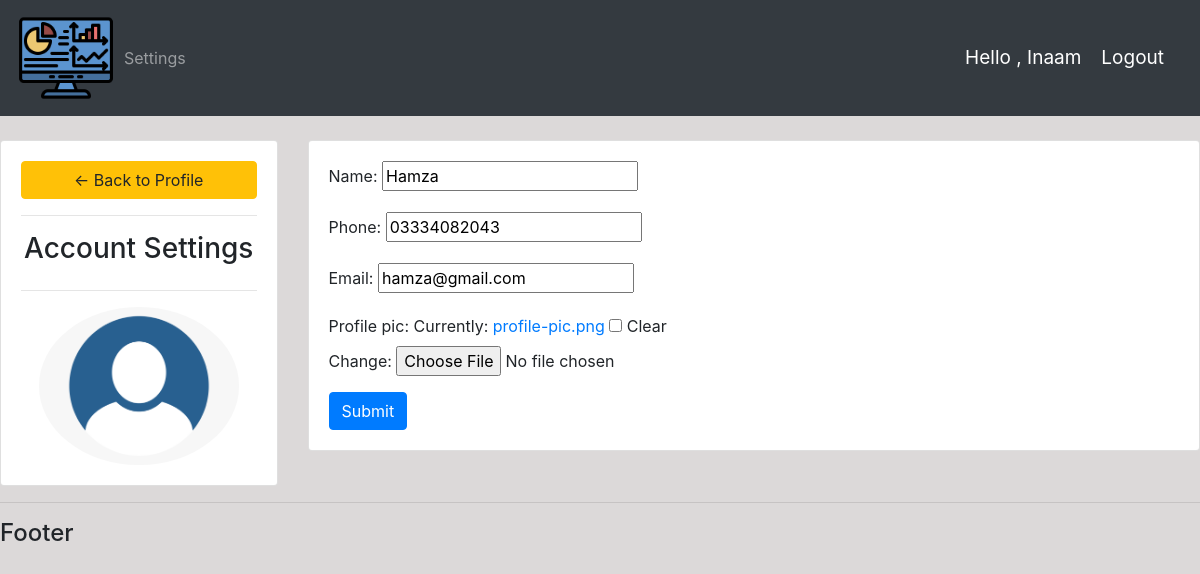
Screenshot of /account/ (signed in) with the database file from the repository.
### accounts/models.py (models this page shows, shortened)
class Costumer(models.Model):
    user = models.OneToOneField(
        User, null=True, blank=True, on_delete=models.CASCADE)
    name = models.CharField(max_length=200, null=True)
    phone = models.CharField(max_length=200, null=True)
    email = models.CharField(max_length=200, null=True)
    profile_pic = models.ImageField(
        default='profile-pic.png', null=True, blank=True)
    date_created = models.DateTimeField(auto_now_add=True, null=True)

### accounts/decorators.py (the view)
        def wrapper_func(request, *args, **kwargs):
            group = None
            if request.user.groups.exists():
                group = request.user.groups.all()[0].name
            if group in allowed_roles:
                return view_func(request, *args, **kwargs)
            else:
                return HttpResponse('You are not authorized to view this page')

### accounts/forms.py
class CostumerForm(ModelForm):
    class Meta:
        model = Costumer
        fields = '__all__'
        exclude = ['user']

### accounts/views.py (called while the page is built)
@login_required(login_url='login')
@allowed_users(allowed_roles={'costumer'})
def accountSettings(request):
    costumer = request.user.costumer
    form = CostumerForm(instance=costumer)
    if request.method == 'POST':
        form = CostumerForm(request.POST, request.FILES, instance=costumer)
        if form.is_valid():
            form.save()
    context = {'form': form}
    return render(request, 'accounts/account_settings.html', context)

### accounts/templates/accounts/account_settings.html (shortened to what this page needs)
{% extends 'accounts/main.html' %} {% load static %} {% block content %}
<br />
<div class="row">
  <div class="col-md-3">
    <div class="card card-body">
      <a class="btn btn-warning" href="{% url 'home' %}">
        &#8592; Back to Profile</a
      >
      <hr />
      <h3 style="text-align: center">Account Settings</h3>
      <hr />
      <img
        class="profile-pic"
        src="{{request.user.costumer.profile_pic.url}}"
      />
    </div>
  </div>
  <div class="col-md-9">
    <div class="card card-body">
      <form method="POST" action="" enctype="multipart/form-data">
        {% csrf_token %} {{form.as_p}}
        <input
          class="btn btn-primary"
          type="submit"
          name="Update Information"
        />
      </form>
    </div>
  </div>
</div>
{% endblock %}

### accounts/templates/accounts/nav-bar.html (shortened to what this page needs)
{% load static %}
<nav class="navbar navbar-expand-lg navbar-dark bg-dark">
  <img src="{% static 'images/2.png' %}" width="100" height="100" />
  <div class="collapse navbar-collapse" id="navbarNav">
    <ul class="navbar-nav">
      {% if request.user.is_staff %}
      <li class="nav-item active">
        <a class="nav-link" href="{% url 'home' %}">Dashboard</a>
      </li>
      <li class="nav-item">
        <a class="nav-link" href="{% url 'products' %}">Products</a>
      </li>
      {% else %}
      <li class="nav-item">
        <a class="nav-link" href="{% url 'account' %}">Settings</a>
      </li>
      {% endif %}
    </ul>
  </div>
  <span class="hello-msg">Hello , {{request.user}}</span>
  <span><a class="hello-msg" href="{% url 'logout' %}">Logout</a></span>
</nav>

### static/css/main.css (style rules this page uses)
body { background-color: rgb(220, 217, 217); }

### accounts/templates/accounts/nav-bar.html (style rules this page uses)
.hello-msg { font-size: 19px; color: #fff; margin-right: 20px; }

### accounts/templates/accounts/account_settings.html (style rules this page uses)
.profile-pic { max-width: 200px; max-height: 200px; margin: 0 auto; border-radius: 50%; }

### rows the page displays
Costumer: name "Hamza", phone "03334082043", email "hamza@gmail.com"

### other values shown
{{ request.user }} "Inaam"
